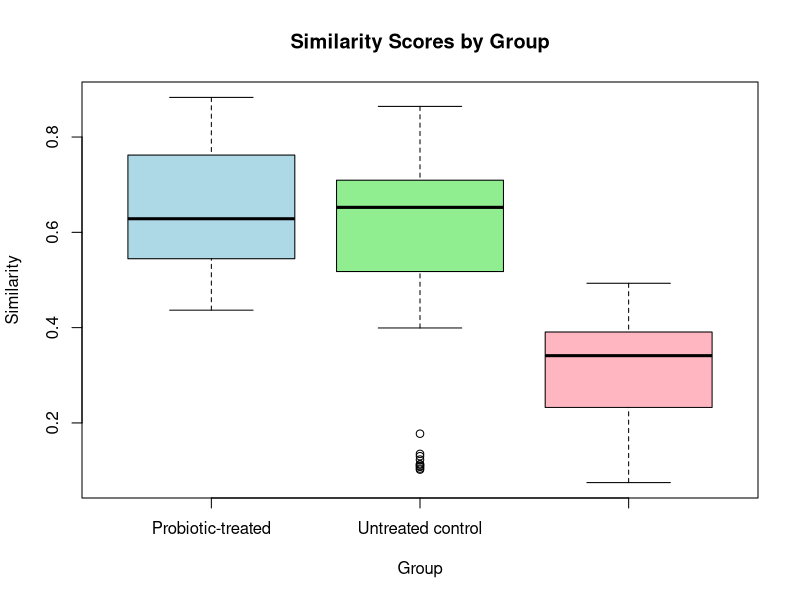

Generate this figure with R:
# D16 similarity boxplot
# Input: D16.csv in project root
# Output: d16_similarity_boxplot.png in results directory

results_dir <- getOption("project_results_dir", file.path(getwd(), "results"))
dir.create(results_dir, showWarnings = FALSE, recursive = TRUE)

data <- read.csv("D16.csv")

# Rename group labels for plotting
label_map <- c(
  "within_pro" = "Probiotic-treated",
  "within_ctr" = "Untreated control",
  "between" = "Probiotic-treated vs. Untreated control"
)

data$group_key <- tolower(data$group)
data$group_label <- unname(label_map[data$group_key])

if (any(is.na(data$group_label))) {
  missing_levels <- unique(data$group[is.na(data$group_label)])
  stop(sprintf("Unmapped group labels found: %s", paste(missing_levels, collapse = ", ")))
}

data$group_label <- factor(
  data$group_label,
  levels = c(
    "Probiotic-treated",
    "Untreated control",
    "Probiotic-treated vs. Untreated control"
  )
)

output_file <- file.path(results_dir, "d16_similarity_boxplot.png")
png(filename = output_file, width = 1000, height = 700, res = 120)

boxplot(
  similarity ~ group_label,
  data = data,
  main = "Similarity Scores by Group",
  xlab = "Group",
  ylab = "Similarity",
  col = c("lightblue", "lightgreen", "lightpink")
)

dev.off()
cat("Saved boxplot to:", output_file, "\n")
